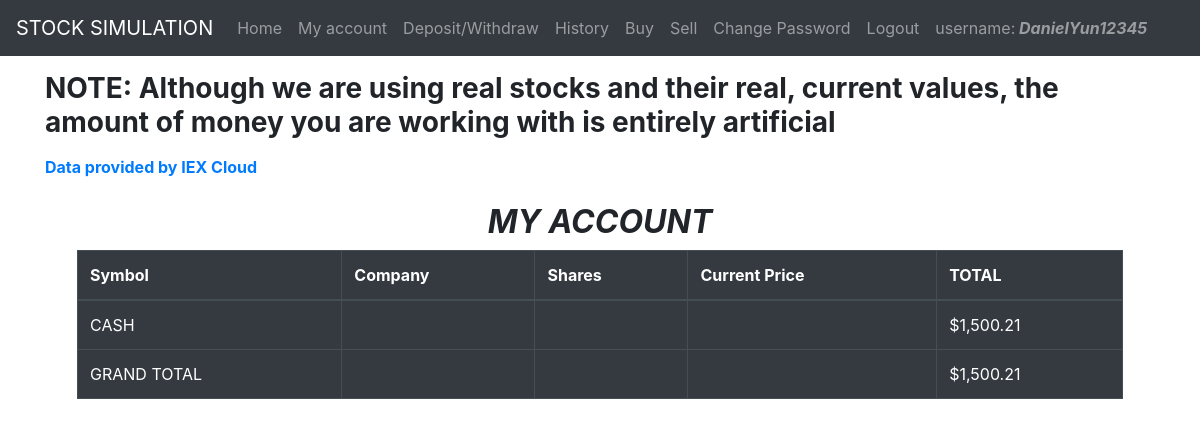
Page /account (signed in) on the committed database.
### tables this page shows
CREATE TABLE users (
id INTEGER,
username TEXT NOT NULL,
hash TEXT NOT NULL,
cash NUMERIC NOT NULL, 
PRIMARY KEY(id));

### views.py (the view)
@views.route("/account")
@login_required
def account():
    user_id = session['user_id']
    con = sqlite3.connect("database.db")
    db = con.cursor()
    db.execute("SELECT symbol,name,shares FROM userStock WHERE id=?;", (user_id,))
    values = db.fetchall()
    for index in range(len(values)):
        if values[index][2] == 0:
            symbol = values[index][0]
            db.execute("DELETE FROM userStock WHERE symbol=? AND id = ?;", (symbol, user_id))
            con.commit()
    db.execute("SELECT symbol,name,shares FROM userStock WHERE id=?;", (user_id,))
    values = db.fetchall()
    table = {}
    for i in range(len(values)):
        symbol = values[i][0]
        price = lookup(symbol)['price']
        table[symbol] = round(price,2)
    db.execute("SELECT cash FROM users WHERE id = ?", (user_id,))
    cash = db.fetchall()[0][0]
    total_cash = 0
    for i in range(len(values)):
        shares = values[i][2]
        symbol = values[i][0]
        price = table[symbol]
        total_cash = total_cash + (shares*price)
    return render_template("account.html", total_cash = total_cash, cash = cash, values = values, table = table, length = len(values))

### main.py (called while the page is built)
@app.after_request
def after_request(response):
    response.headers["Cache-Control"] = "no-cache, no-store, must-revalidate"
    response.headers["Expires"] = 0
    response.headers["Pragma"] = "no-cache"
    return response

### views.py (called while the page is built)
def login_required(f):
    @wraps(f)
    def wrap(*args, **kwargs):
        if session.get("user_id") is None:
            return redirect("/login")
        return f(*args, **kwargs)
    return wrap

### templates/account.html (shortened to what this page needs)
{% extends "layout.html" %}
{% block user %}
{{session.user}}
{% endblock %}
{% block main %}
<div class = "section">
    <h2><center><b><i>MY ACCOUNT</i></b></center></h2>
    <table class = "table table-bordered table-dark">
        <thead>
            <tr>
                <th>Symbol</th>
                <th>Company</th>
                <th>Shares</th>
                <th>Current Price</th>
                <th>TOTAL</th>
            </tr>
        </thead>
        <tbody>
            <tr>
                <td>CASH</td>
                <td></td>
                <td></td>
                <td></td>
                <td>{{"${:,.2f}".format(cash)}}</td>
            </tr>
            <tr>
                <td>GRAND TOTAL</td>
                <td></td>
                <td></td>
                <td></td>
                <td>{{"${:,.2f}".format(cash + total_cash)}}</td>
            </tr>
        </tbody>
    </table>
</div>
{% endblock %}

### static/styles.css (style rules this page uses)
.section { padding-bottom: 1rem; padding-left: 2rem; padding-right: 2rem; padding-top: 0.5rem; }

### rows in the picture
users: user "DanielYun12345", cash "$1,500.21", cash+total_cash "$1,500.21"
